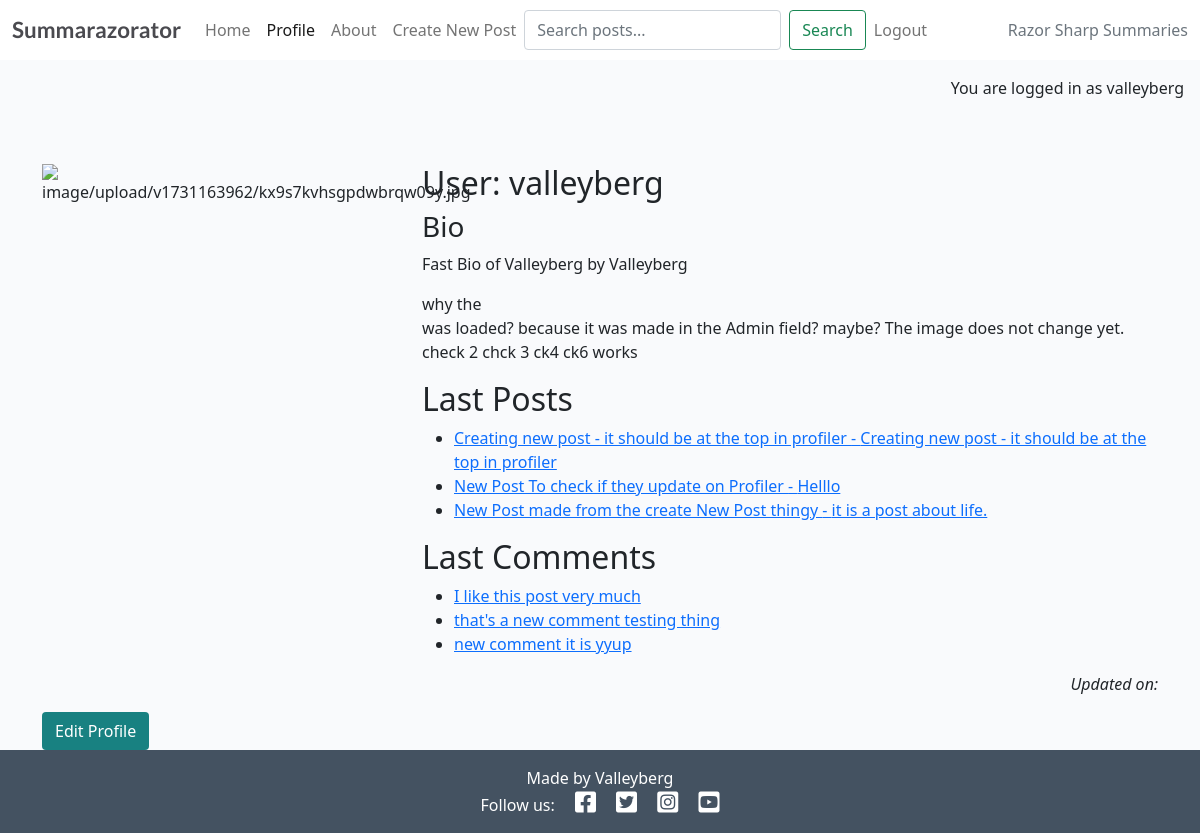
Screenshot of /profiler/ (signed in) with the database file from the repository.
### profiler/models.py (models this page shows, shortened)
class Profiler(models.Model):
    profile_user = models.OneToOneField(
        User,
        on_delete=models.CASCADE,
        related_name="profiler"
    )
    profile_image = CloudinaryField(
        'image',
        default='placeholder'
    )
    profile_bio = models.TextField(
        blank=True,
        max_length=500
    )
    profile_created_on = models.DateTimeField(auto_now_add=True)
    profile_updated_on = models.DateTimeField(auto_now=True)
    profile_last_posts = models.ManyToManyField(
        Post,
        blank=True,
        related_name="profile_posts"
    )
    profile_last_comments = models.ManyToManyField(
        Comment,
        blank=True,
        related_name="profile_comments"
    )

### forum/models.py (models this page shows, shortened)
class Post(models.Model):
    post_title = models.CharField(
        max_length=200,
        unique=True,
        help_text="Title of the post"
    )
    post_slug = models.SlugField(
        max_length=200,
        unique=True,
        help_text="URL-friendly version of the title"
    )
    post_author = models.ForeignKey(
        User,
        on_delete=models.CASCADE,
        related_name="forum_posts"
    )
    post_featured_image = CloudinaryField(
        'image',
        default='placeholder'
    )
    post_content = models.TextField(
        help_text="Main content of the post"
    )
    post_excerpt = models.TextField(
        blank=True,
        help_text="Brief summary of the post"
    )
    post_created_on = models.DateTimeField(auto_now_add=True)
    post_updated_at = models.DateTimeField(auto_now=True)
    post_status = models.IntegerField(
        choices=STATUS_CHOICES,
        default=0,
        help_text="0: Draft, 1: Published"
    )
    class Meta:
        ordering = ['-post_created_on']
        verbose_name = 'Post'
        verbose_name_plural = 'Posts'

class Comment(models.Model):
    parent_post = models.ForeignKey(
        Post,
        on_delete=models.CASCADE,
        related_name="comments"
    )
    comment_author = models.ForeignKey(
        User,
        on_delete=models.CASCADE,
        related_name="commenter"
    )
    comment_body = models.TextField(
        help_text="Content of the comment"
    )
    comment_type = models.CharField(
        max_length=10,
        choices=COMMENT_TYPE_CHOICES,
        default='positive',
        help_text="Whether the comment is positive or negative"
    )
    comment_created_on = models.DateTimeField(auto_now_add=True)
    comment_updated_at = models.DateTimeField(auto_now=True)
    comment_approved = models.BooleanField(
        default=True,
        help_text="Whether the comment is approved for display"
    )
    comment_reactors = models.ManyToManyField(
        User,
        related_name='post_reactions',
        blank=True,
        help_text="Users who have reacted to this comment"
    )
    class Meta:
        ordering = ['-comment_created_on']
        verbose_name = 'Comment'
        verbose_name_plural = 'Comments'

### profiler/views.py (the view)
# urls.py: path('', views.profiler_page, name='profiler'),
@login_required
def profiler_page(request):
    user = request.user
    try:
        profiler = Profiler.objects.get(profile_user=user)
    except Profiler.DoesNotExist:
        profiler = Profiler.objects.create(profile_user=user)
    profiler.profile_last_posts.set(
        Post.objects.filter(post_author=user)
        .order_by('-post_created_on')[:3]
    )
    profiler.profile_last_comments.set(
        Comment.objects.filter(comment_author=user)
        .order_by('-comment_created_on')[:3]
    )
    profiler.save()
    if request.method == "POST":
        profiler_form = ProfilerForm(data=request.POST, instance=profiler)
        if profiler_form.is_valid():
            profiler_form.save()
            messages.success(request, "Profile Edited and Saved")
            return HttpResponseRedirect(reverse("profiler"))
    else:
        profiler_form = ProfilerForm(instance=profiler)
    return render(
        request,
        "profiler/profiler.html",
        {
            "profiler": profiler,
            'profiler_form': profiler_form,
        },
    )

### profiler/forms.py
class ProfilerForm(forms.ModelForm):
    class Meta:
        model = Profiler
        fields = ('profile_image', 'profile_bio')

### profiler/templates/profiler/profiler.html (shortened to what this page needs)
{% extends 'base.html' %}
{% block content %}
{% load static %}
{% load crispy_forms_tags %}
<div class="container mt-5">
    <div class="row">
        <div class="col-4 text-center">
            {% if "placeholder" in profiler.profile_image.url %}
            <img src="{% static 'images/nobody.jpg' %}" class="scale" alt="placeholder image">
            {% else %}
            <img src="{{ profiler.profile_image.url }}" class="scale" alt="{{ profiler.profile_image }}">
            {% endif %}
        </div>
        <div class="col-8" id="profiler-data">
            <h2>User: {{ profiler.profile_user | safe }}</h2>
            <h3>Bio</h3>
            {{ profiler.profile_bio | safe }}
            <h2>Last Posts</h2>
            {% if profiler.profile_last_posts.exists %}
            <ul>
                {% with posts=profiler.profile_last_posts.all %}
                {% for post in posts %}
                <li><a href="{% url 'post_detail' post.post_slug %}">{{ post.post_title }} - {{ post.post_excerpt }}</a>
                </li>
                {% endfor %}
                {% endwith %}
            </ul>
            {% else %}
            <p>No posts available.</p>
            {% endif %}
            <h2>Last Comments</h2>
            {% if profiler.profile_last_comments.exists %}
            <ul>
                {% with comments=profiler.profile_last_comments.all %}
                {% for comment in comments %}
                <li>
                    <a href="{% url 'post_detail' comment.parent_post.post_slug %}">{{ comment.comment_body }}</a>
                </li>
                {% endfor %}
                {% endwith %}
            </ul>
            {% else %}
            <p>No comments available.</p>
            {% endif %}
        </div>
    </div>
    <div class="row">
        <div class="col text-right">
            <p class="text-end"><em>Updated on: {{ profiler.updated_on }}</em></p>
        </div>
    </div>
    <a href="{% url 'profiler_edit' profiler.id %}" class="btn btn-edit">Edit Profile</a>
</div>
{% endblock content %}

### templates/base.html (shortened to what this page needs)
{% load static %}
{% url 'home' as home_url %}
{% url 'about' as about_url %}
{% url 'profiler' as profiler_url %}
{% url 'account_login' as login_url %}
{% url 'account_signup' as signup_url %}
{% url 'account_logout' as logout_url %}
<!DOCTYPE html>
<html class="h-100" lang="en">
<head>
    <link rel="stylesheet" href="https://cdnjs.cloudflare.com/ajax/libs/font-awesome/5.15.3/css/all.min.css">
    <link href="https://cdn.jsdelivr.net/npm/bootstrap@5.0.1/dist/css/bootstrap.min.css" rel="stylesheet"
>
    <link rel="stylesheet" href="{% static 'css/style.css' %}">
</head>
<body class="d-flex flex-column h-100 main-bg">
    <nav class="navbar navbar-expand-lg navbar-light bg-white">
        <div class="container-fluid">
            <a class="navbar-brand" href="{% url 'home' %}"><span class="brand">Summarazorator</span></a>
            <div class="collapse navbar-collapse" id="navbarText">
                <ul class="navbar-nav me-auto mb-2 mb-lg-0">
                    <li class="nav-item">
                        <a class="nav-link {% if request.path == home_url %}active{% endif %}" aria-current="page"
                            href="{% url 'home' %}">Home</a>
                    </li>
                    <li class="nav-item">
                        <a class="nav-link {% if request.path == profiler_url %}active{% endif %}" aria-current="page"
                            href="{% url 'profiler' %}">Profile</a>
                    </li>
                    <li class="nav-item">
                        <a class="nav-link {% if request.path == about_url %}active{% endif %}" aria-current="page"
                            href="{% url 'about' %}">About</a>
                    </li>
                    <li class="nav-item">
                        <a class="nav-link {% if request.path == create_url %}active{% endif %}" aria-current="page" a
                            href="{% url 'create_post' %}">Create New Post</a>
                    </li>
                    <form method="GET" id="search_bar" action="{% url 'search' %}" class="d-flex">
                        <input type="text" name="searchbar" class="form-control me-2" placeholder="Search posts..."
                            aria-label="Search">
                        <button type="submit" class="btn btn-outline-success">Search</button>
                    </form>
                    {% if user.is_authenticated %}
                    <li class="nav-item">
                        <a class="nav-link {% if request.path == logout_url %}active{% endif %}" aria-current="page"
                            href="{% url 'account_logout' %}">Logout</a>
                    </li>
                    {% endif %}
                </ul>
                <span class="navbar-text text-muted">
                    Razor Sharp Summaries
                </span>
            </div>
        </div>
    </nav>
    <main class="flex-shrink-0 main-bg">
        {% if user.is_authenticated %}
        <p class="text-end m-3">You are logged in as {{ user }}</p>
        {% else %}
        <p class="text-end m-3">You are not logged in</p>
        {% endif %}
        {% block content %}{% endblock content %}
    </main>
    <footer class="footer mt-auto py-3 dark-bg" role="contentinfo">
        <div class="container">
            <p class="m-0 text-center text-white">Made by Valleyberg</p>
            <nav class="social-links" aria-label="Social media links">
                <p class="m-0 text-center text-white">
                    Follow us:
                    <a href="https://facebook.com/summarazorator" target="_blank" rel="noopener noreferrer"
                        aria-label="Visit our Facebook page">
                        <i class="fab fa-facebook-square ms-3"></i>
                    </a>
                    <a href="https://twitter.com/summarazorator" target="_blank" rel="noopener noreferrer"
                        aria-label="Visit our Twitter page">
                        <i class="fab fa-twitter-square ms-3"></i>
                    </a>
                    <a href="https://instagram.com/summarazorator" target="_blank" rel="noopener noreferrer"
                        aria-label="Visit our Instagram page">
                        <i class="fab fa-instagram-square ms-3"></i>
                    </a>
                    <a href="https://youtube.com/summarazorator" target="_blank" rel="noopener noreferrer"
                        aria-label="Visit our YouTube channel">
                        <i class="fab fa-youtube-square ms-3"></i>
                    </a>
                </p>
            </nav>
        </div>
    </footer>
</body>
</html>

### static/css/style.css (style rules this page uses)
body { background-color: #F9FAFC; }
.brand { font-family: Lato, sans-serif; font-size: 1.4rem; font-weight: 700; color: #4A4A4F; }
.dark-bg { background-color: #445261; }
.main-bg { background-color: #F9FAFC; }
.scale { width: 100%; height: auto; }
.btn-signup, .btn-edit { background-color: #188181; color: #fff; }
.btn-edit { margin-right: 5px; }
.social-links a { text-decoration: none; color: white; transition: color 0.3s ease; }
.social-links i { font-size: 1.5rem; }

### rows the page displays
Profiler: profile_user "valleyberg", profile_bio "Fast Bio of Valleyberg by Valleyberg why the was loaded? because it was made in the Admin field? maybe? The image does not change yet. check 2 chck 3 ck4 ck6 works"
Post: post_title "Creating new post - it should be at the top in profiler", post_excerpt "Creating new post - it should be at the top in profiler"
Post: post_title "New Post To check if they update on Profiler", post_excerpt "Helllo"
Post: post_title "New Post made from the create New Post thingy", post_excerpt "it is a post about life."
Comment: comment_body "I like this post very much"
Comment: comment_body "that's a new comment testing thing"
Comment: comment_body "new comment it is yyup"

### other values shown
{{ user }} "valleyberg"
